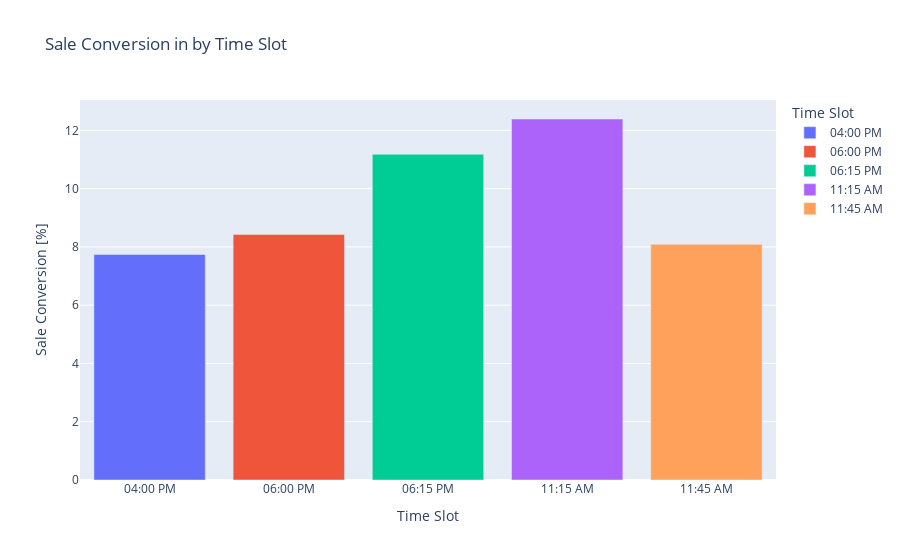

Source (notebook cell):
### Code cell
px.bar(Time_slot_performance,x='Time Slot', y='Sale Conversion [%]',color='Time Slot',\
       title='Sale Conversion in by Time Slot')

### Figure 1 — Plotly figure (JSON) as saved in the notebook; plotly's stock layout.template omitted (floating-point values rounded to 4 significant figures)
{"data": [{"alignmentgroup": "True", "hovertemplate": "Time Slot=%{x}<br>Sale Conversion [%]=%{y}<extra></extra>", "legendgroup": "04:00 PM", "marker": {"color": "#636efa"}, "name": "04:00 PM", "offsetgroup": "04:00 PM", "orientation": "v", "showlegend": true, "textposition": "auto", "type": "bar", "x": ["04:00 PM"], "xaxis": "x", "y": [7.74], "yaxis": "y"}, {"alignmentgroup": "True", "hovertemplate": "Time Slot=%{x}<br>Sale Conversion [%]=%{y}<extra></extra>", "legendgroup": "06:00 PM", "marker": {"color": "#EF553B"}, "name": "06:00 PM", "offsetgroup": "06:00 PM", "orientation": "v", "showlegend": true, "textposition": "auto", "type": "bar", "x": ["06:00 PM"], "xaxis": "x", "y": [8.43], "yaxis": "y"}, {"alignmentgroup": "True", "hovertemplate": "Time Slot=%{x}<br>Sale Conversion [%]=%{y}<extra></extra>", "legendgroup": "06:15 PM", "marker": {"color": "#00cc96"}, "name": "06:15 PM", "offsetgroup": "06:15 PM", "orientation": "v", "showlegend": true, "textposition": "auto", "type": "bar", "x": ["06:15 PM"], "xaxis": "x", "y": [11.18], "yaxis": "y"}, {"alignmentgroup": "True", "hovertemplate": "Time Slot=%{x}<br>Sale Conversion [%]=%{y}<extra></extra>", "legendgroup": "11:15 AM", "marker": {"color": "#ab63fa"}, "name": "11:15 AM", "offsetgroup": "11:15 AM", "orientation": "v", "showlegend": true, "textposition": "auto", "type": "bar", "x": ["11:15 AM"], "xaxis": "x", "y": [12.39], "yaxis": "y"}, {"alignmentgroup": "True", "hovertemplate": "Time Slot=%{x}<br>Sale Conversion [%]=%{y}<extra></extra>", "legendgroup": "11:45 AM", "marker": {"color": "#FFA15A"}, "name": "11:45 AM", "offsetgroup": "11:45 AM", "orientation": "v", "showlegend": true, "textposition": "auto", "type": "bar", "x": ["11:45 AM"], "xaxis": "x", "y": [8.09], "yaxis": "y"}], "layout": {"barmode": "relative", "legend": {"title": {"text": "Time Slot"}, "tracegroupgap": 0}, "title": {"text": "Sale Conversion in by Time Slot"}, "xaxis": {"anchor": "y", "categoryarray": ["04:00 PM", "06:00 PM", "06:15 PM", "11:15 AM", "11:45 AM"], "categoryorder": "array", "domain": [0, 1], "title": {"text": "Time Slot"}}, "yaxis": {"anchor": "x", "domain": [0, 1], "title": {"text": "Sale Conversion [%]"}}}}
